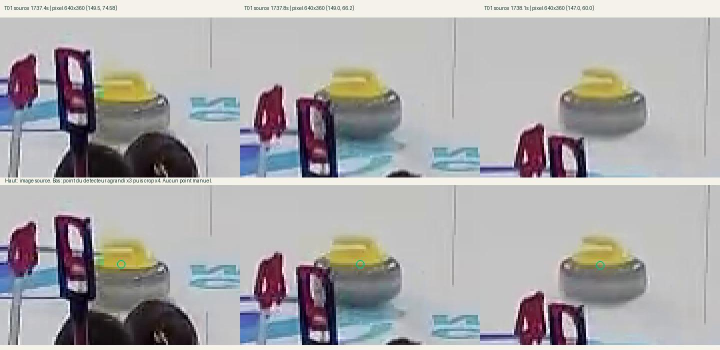
#> input picture prototype/pre-gate-audit/T01-source.jpg, 1440 x 700 px (shown at 1/2 size)
$ python -i audit_estonia_s02_left_post_caps.py   (imports and definitions only)
#> lines starting #> are read from the running program, lines starting #| are printed output that depends on the picture; after the words box and inside, x2 and y2 are one past the last pixel; in counts of white or black regions, pixels touching at a corner belong together
#> further down, picture is the input picture: shape (700, 1440, 3); mean B, G, R 170.1, 169, 170.5
"""Source-frame left-house cap stability after provisional Estonia S02."""

from hashlib import sha256
import json
from pathlib import Path
import sys

import cv2
import numpy as np

ROOT = Path(__file__).resolve().parents[2]
sys.path.insert(0, str(ROOT / "prototype"))
from stable_image_cap_observation import stable_cap_centers

BASE = ROOT / "validation/throw-event-benchmark/canada-estonia-2024"
VIDEO = BASE / "source-1080p-1650-2760.mp4"
HANDOFF = BASE / "yellow-s02-cross-view-observation-handoff-postreview-v2.json"
OUTPUT = BASE / "yellow-s02-left-post-partial-image-caps-postreview.json"
SHEET = BASE / "yellow-s02-left-post-partial-image-caps-postreview.jpg"
TIMES = (1784.5, 1789.5, 1794.5)
ROI = (0, 500, 900, 980)
MIN_CONTOUR_AREA = 250


# [6 lines left out: function digest, not called in this run]


def proposals(frame):
    left = frame[:, :960]
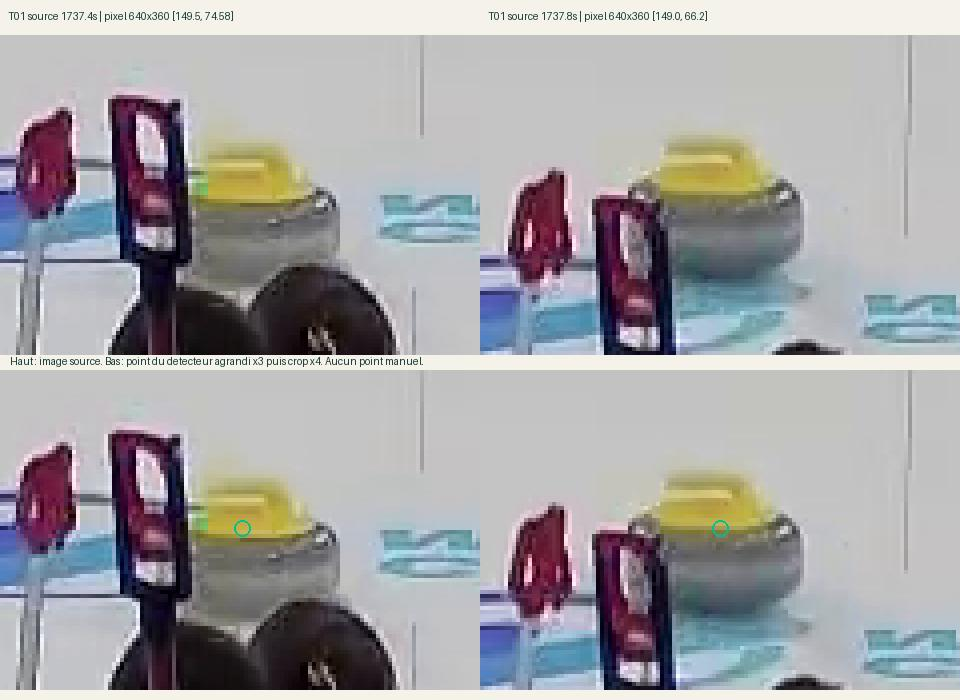
#> left: shape (700, 960, 3); mean B, G, R 165, 162.9, 163.7
    hsv = cv2.cvtColor(left, cv2.COLOR_BGR2HSV)
#> hsv: shape (700, 960, 3); mean H, S, V 72.7, 37, 172.1
    mask = cv2.inRange(hsv, (17, 61, 66), (42, 255, 255))
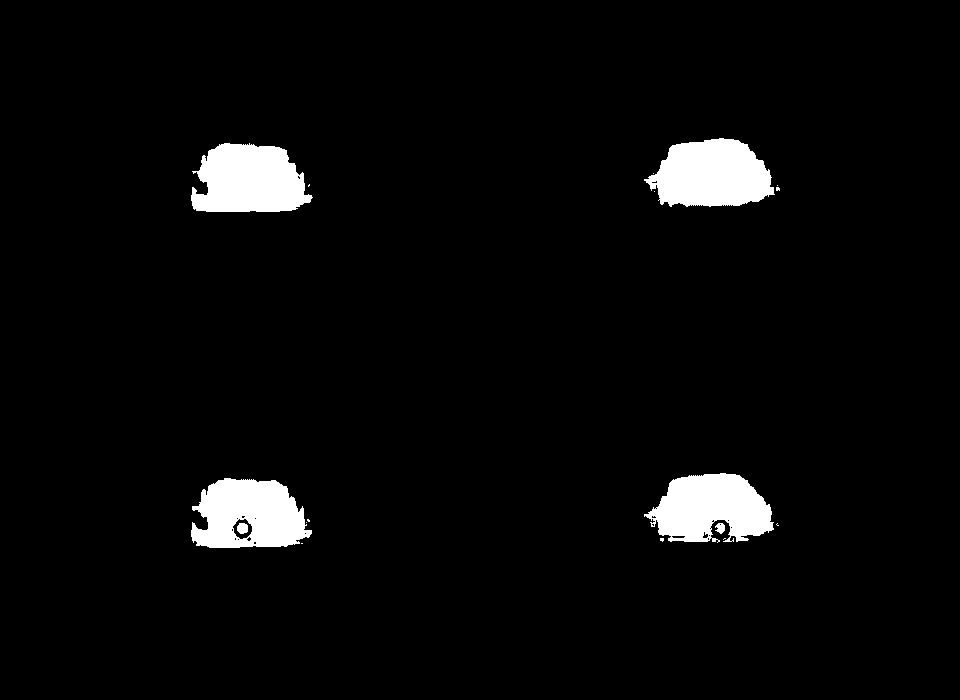
#> mask: shape (700, 960); 3.8% white; 17 white regions (11 under 20 px)
    contours, _ = cv2.findContours(mask, cv2.RETR_EXTERNAL, cv2.CHAIN_APPROX_SIMPLE)
#> contours = 16 contours, 11 with area under 20; largest, box (x1, y1, x2, y2) and area: (644, 138, 775, 207) 6405, (191, 478, 312, 548) 6329, (191, 143, 313, 212) 6306, (644, 473, 774, 543) 6079, (715, 523, 725, 534) 62
    x1, y1, x2, y2 = ROI
    caps = []
    for contour in contours:
        x, y, w, h = cv2.boundingRect(contour)
        area = cv2.contourArea(contour)
        cx, cy = x + w / 2, y + h / 2
        if area < MIN_CONTOUR_AREA or w > 160 or h > 100 or not (x1 <= cx <= x2 and y1 <= cy <= y2):
            continue
        caps.append(
            {
                "colour": "yellow",
                "pixel_center": [cx, cy],
                "bbox_xywh": [x, y, w, h],
                "yellow_contour_area_px2": round(float(area), 2),
            }
        )
#> this loop made 16 passes
#> (x, y, w, h, area, cx, cy) on passes 5, 8, 9, 15, 16: (715, 523, 10, 11, 62, 720, 528.5), (191, 478, 121, 70, 6329, 251.5, 513), (644, 473, 130, 70, 6079, 709, 508), (191, 143, 122, 69, 6305.5, 252, 177.5), (644, 138, 131, 69, 6405, 709.5, 172.5)
#> after the loop, caps = 2 items
    return sorted(caps, key=lambda row: row["pixel_center"][0])


# [76 lines left out: function main, not called in this run]


# [2 lines not run here, left out]

>>> import cv2
>>> picture = cv2.imread('../pre-gate-audit/T01-source.jpg')
>>> result = proposals(picture)
#> result = 2 items

$ run again, on prototype/pre-gate-audit/T03-source.jpg
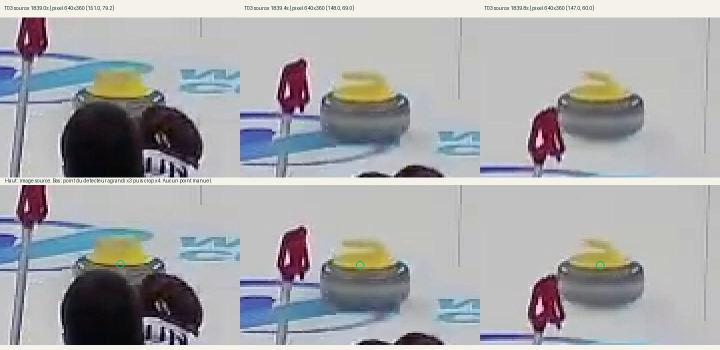
#> input picture prototype/pre-gate-audit/T03-source.jpg, 1440 x 700 px (shown at 1/2 size)
#> picture is the input picture: shape (700, 1440, 3); mean B, G, R 169.8, 167.9, 166.9
#> in proposals, `left = frame[:, :960]`:
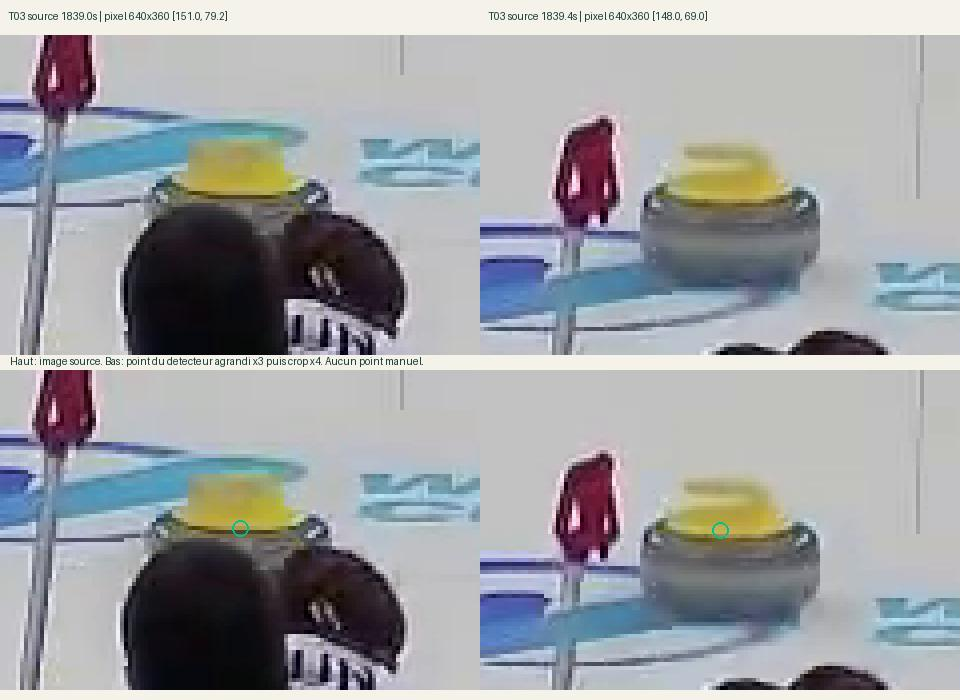
#> left: shape (700, 960, 3); mean B, G, R 164.3, 161, 158.6
#> hsv: shape (700, 960, 3); mean H, S, V 80.7, 35.8, 170.1
#> in proposals, `mask = cv2.inRange(hsv, (17, 61, 66), (42, 255, 255))`:
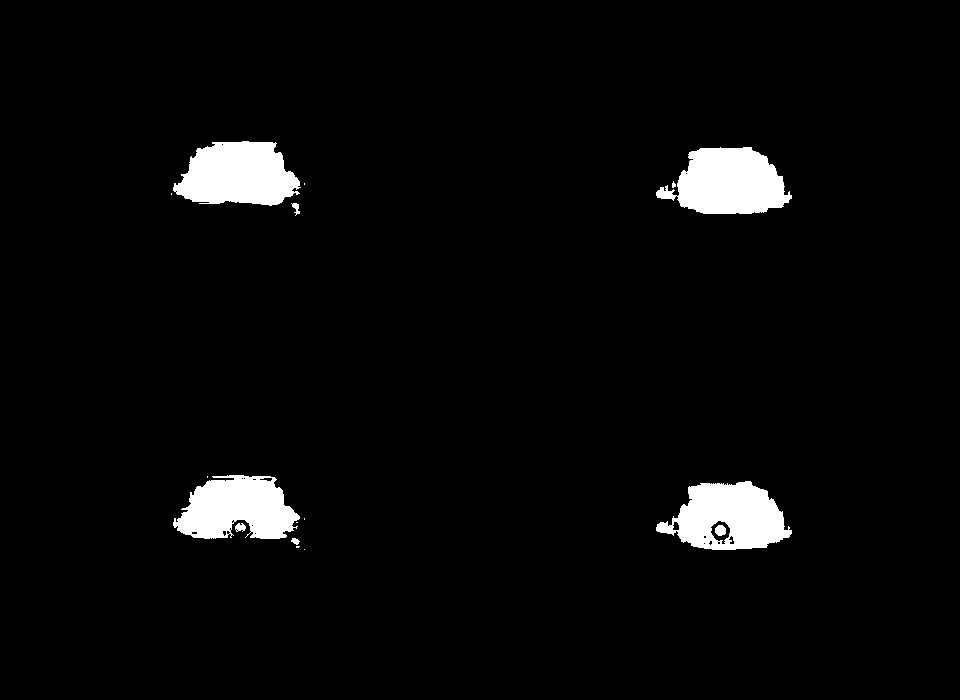
#> mask: shape (700, 960); 3.6% white; 16 white regions (8 under 20 px)
#> contours = 15 contours, 8 with area under 20; largest, box (x1, y1, x2, y2) and area: (656, 481, 792, 550) 6155, (656, 147, 792, 214) 6048, (173, 141, 301, 206) 5904, (173, 475, 300, 539) 5534, (235, 523, 246, 532) 54, (291, 203, 300, 216) 37, (291, 538, 300, 545) 30
#> the loop in proposals, `for contour in contours:` made 15 passes
#> (x, y, w, h, area, cx, cy) on passes 3, 4, 7, 9, 10, 14, 15: (291, 538, 9, 7, 29.5, 295.5, 541.5), (235, 523, 11, 9, 54, 240.5, 527.5), (656, 481, 136, 69, 6155, 724, 515.5), (173, 475, 127, 64, 5533.5, 236.5, 507), (291, 203, 9, 13, 37, 295.5, 209.5), (656, 147, 136, 67, 6048.5, 724, 180.5), (173, 141, 128, 65, 5904, 237, 173.5)
#> after the loop in proposals, `for contour in contours:`: caps = 2 items
